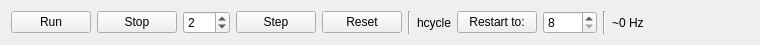
<?xml version="1.0" encoding="UTF-8"?>
<ui version="4.0">
 <class>WidgetToolbar</class>
 <widget class="QWidget" name="WidgetToolbar">
  <property name="geometry">
   <rect>
    <x>0</x>
    <y>0</y>
    <width>760</width>
    <height>41</height>
   </rect>
  </property>
  <property name="windowTitle">
   <string>Sim toolbox</string>
  </property>
  <layout class="QHBoxLayout" name="horizontalLayout">
   <item>
    <widget class="QPushButton" name="btRun">
     <property name="text">
      <string>Run</string>
     </property>
    </widget>
   </item>
   <item>
    <widget class="QPushButton" name="btStop">
     <property name="text">
      <string>Stop</string>
     </property>
    </widget>
   </item>
   <item>
    <widget class="QSpinBox" name="spinStep">
     <property name="accelerated">
      <bool>true</bool>
     </property>
     <property name="minimum">
      <number>1</number>
     </property>
     <property name="maximum">
      <number>999</number>
     </property>
     <property name="value">
      <number>2</number>
     </property>
    </widget>
   </item>
   <item>
    <widget class="QPushButton" name="btStep">
     <property name="text">
      <string>Step</string>
     </property>
    </widget>
   </item>
   <item>
    <widget class="QPushButton" name="btReset">
     <property name="text">
      <string>Reset</string>
     </property>
    </widget>
   </item>
   <item>
    <widget class="Line" name="line_2">
     <property name="orientation">
      <enum>Qt::Vertical</enum>
     </property>
    </widget>
   </item>
   <item>
    <widget class="QLabel" name="labelCycle">
     <property name="text">
      <string>hcycle</string>
     </property>
    </widget>
   </item>
   <item>
    <widget class="QPushButton" name="btRestart">
     <property name="text">
      <string>Restart to:</string>
     </property>
    </widget>
   </item>
   <item>
    <widget class="QSpinBox" name="spinRestart">
     <property name="accelerated">
      <bool>true</bool>
     </property>
     <property name="minimum">
      <number>8</number>
     </property>
     <property name="maximum">
      <number>9999</number>
     </property>
     <property name="value">
      <number>8</number>
     </property>
    </widget>
   </item>
   <item>
    <widget class="Line" name="line">
     <property name="orientation">
      <enum>Qt::Vertical</enum>
     </property>
    </widget>
   </item>
   <item>
    <widget class="QLabel" name="labelFreq">
     <property name="text">
      <string>~0 Hz</string>
     </property>
    </widget>
   </item>
   <item>
    <spacer name="horizontalSpacer">
     <property name="orientation">
      <enum>Qt::Horizontal</enum>
     </property>
     <property name="sizeHint" stdset="0">
      <size>
       <width>40</width>
       <height>20</height>
      </size>
     </property>
    </spacer>
   </item>
  </layout>
 </widget>
 <resources/>
 <connections/>
</ui>
